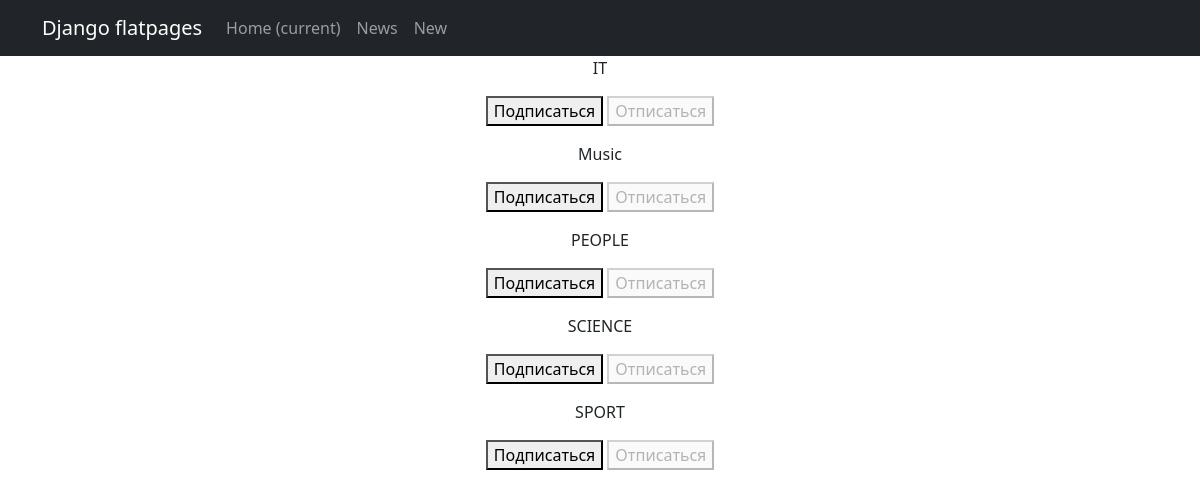
Page /subscriptions/ (signed in) on the committed database.
### news/models.py (models this page shows, shortened)
class Category(models.Model):
    name = models.CharField(max_length=64, unique=True)
    subscribers = models.ManyToManyField(User, related_name='categories')

### news/views.py (the view, shortened to what this page needs)
# urls.py: path('subscriptions/', subscriptions, name='subscriptions'),
@login_required
@csrf_protect
def subscriptions(request):
    categories_with_subscriptions = Category.objects.annotate(
        user_subscribed=Exists(
            Subscription.objects.filter(
                user=request.user,
                category=OuterRef('pk'),
            )
        )
    ).order_by('name')
    return render(
        request,
        'subscriptions.html',
        {'categories': categories_with_subscriptions},
    )

### templates/subscriptions.html (shortened to what this page needs)
{% extends 'flatpages/default.html' %}
{% block content %}
    {% for category in categories  %}
        <p>
            {{ category.name }}
            <form method="post">
                {% if category.user_subscribed %}
                    <button disabled>Подписаться</button>
                    <button name="action" value="unsubscribe">Отписаться</button>
                {% else %}
                    <button name="action" value="subscribe">Подписаться</button>
                    <button disabled>Отписаться</button>
                {% endif %}
            </form>
        </p>
    {% endfor %}
{% endblock content %}

### templates/flatpages/default.html (shortened to what this page needs)
<!DOCTYPE html>
<html lang="en">
    <head>
        {% load static %}
        <link href="{% static 'css/styles.css' %}" rel="stylesheet" />
    </head>
    <body>
       <nav class="navbar navbar-expand-lg navbar-dark bg-dark static-top">
   <div class="container">
       <a class="navbar-brand" href="#">Django flatpages</a>
       <div class="collapse navbar-collapse" id="navbarResponsive">
           <ul class="navbar-nav ml-auto">
               <li class="nav-item active">
                   <a class="nav-link" href="#">Home
                       <span class="sr-only">(current)</span>
                   </a>
               </li>
               <li class="nav-item">
                   <a class="nav-link" href="/news/">News</a>
               </li>
               <li class="nav-item">
                   <a class="nav-link" href="/new/">New</a>
               </li>
           </ul>
       </div>
   </div>
</nav>
        <div class="container">
            <div class="row">
                <div class="col-lg-12 text-center">
                    {% block content %}{% endblock content %}
                </div>
            </div>
        </div>
    </body>
</html>

### rows in the picture
Category: name "IT", shows "Подписаться"
Category: name "Music", shows "Подписаться"
Category: name "PEOPLE", shows "Подписаться"
Category: name "SCIENCE", shows "Подписаться"
Category: name "SPORT", shows "Подписаться"
